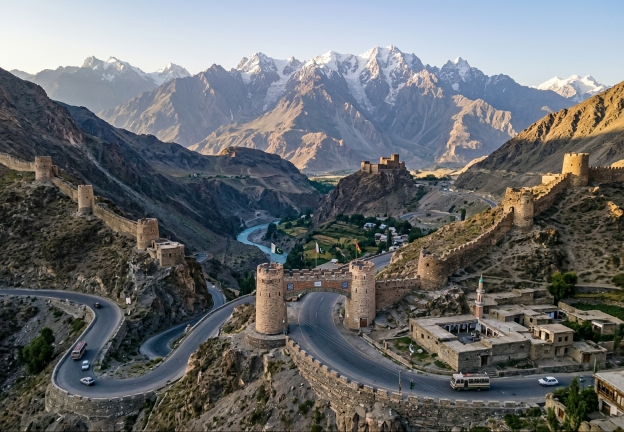
#> input picture page-images-src/Kpk.jpg, 1248 x 863 px (shown at 1/2 size); its folder holds 4 pictures in this run
$ python make-page-images.py
#> lines starting #> are read from the running program, lines starting #| are printed output that depends on the picture
#!/usr/bin/env python3
"""Turns the photos in page-images-src/ into website images.
  page-images-src/murree__3_.jpg  ->  public/assets/pages/murree-3.webp (+ -640.webp) and the manifest
  and builds the share image (1200x630 jpg) for every page in src/seo/data/pageImages.json.
To change a picture: put the new .jpg in page-images-src/ with the SAME name (or a new name listed in pageImages.json), then run:  python scripts/make-page-images.py
Name -> key: lower case, every group of other characters becomes '-'  (f6_super_market.jpg -> f6-super-market)."""
import json, re, sys
from pathlib import Path
from PIL import Image, ImageDraw, ImageFont, ImageFilter, ImageOps
R = Path(__file__).resolve().parent.parent
SRC, OUT, OG = R / "page-images-src", R / "public/assets/pages", R / "public/images/og"
OUT.mkdir(parents=True, exist_ok=True)
key = lambda n: re.sub(r"-+", "-", re.sub(r"[^a-z0-9]+", "-", n.lower())).strip("-")
man = {}
for f in sorted(SRC.glob("*.jpg")) + sorted(SRC.glob("*.jpeg")) + sorted(SRC.glob("*.png")) + sorted(SRC.glob("*.webp")):
    k = key(f.stem); im = ImageOps.exif_transpose(Image.open(f)).convert("RGB")
#> further down, im is the input picture: PIL image 1248x863 RGB; mean R, G, B 105.1, 107.4, 109.5
    if im.width > 1280: im = im.resize((1280, round(im.height * 1280 / im.width)), Image.LANCZOS)
    im.save(OUT / f"{k}.webp", "WEBP", quality=80, method=6)
    sm = [im.width]
#> sm = [1248]
    if im.width > 760:
        s = im.resize((640, round(im.height * 640 / im.width)), Image.LANCZOS); s.save(OUT / f"{k}-640.webp", "WEBP", quality=78, method=6); sm = [640, im.width]
#> after `s = im.resize((640, round(im.height * 640 / im.width)), Image.LANCZOS)`:
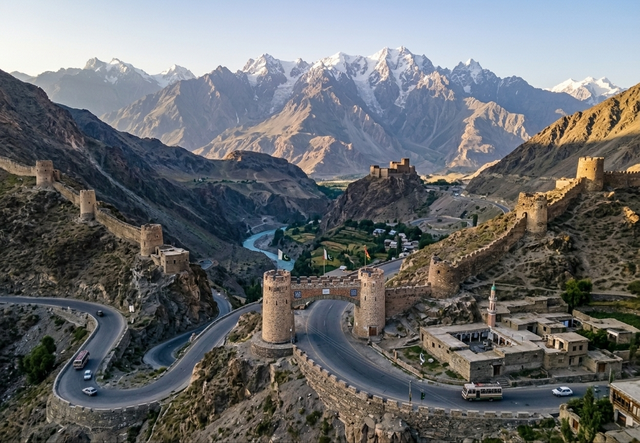
#> s: PIL image 640x443 RGB; mean R, G, B 105.1, 107.4, 109.5
#> after `sm = [640, im.width]`: sm = [640, 1248]
    man[k] = {"w": im.width, "h": im.height, "sizes": sm}
    print("image", k, im.size)
#| image kpk (1248, 863)
(R / "src/seo/data/pageImageManifest.json").write_text(json.dumps(man, indent=1))
def font(size, bold=True):
    for p in ("/usr/share/fonts/truetype/dejavu/DejaVuSans-Bold.ttf", "C:/Windows/Fonts/arialbd.ttf", "/Library/Fonts/Arial Bold.ttf"):
        try: return ImageFont.truetype(p, size)
        except Exception: pass
    return ImageFont.load_default()
#> (the run stopped early here; a loop or call above may not have finished)
